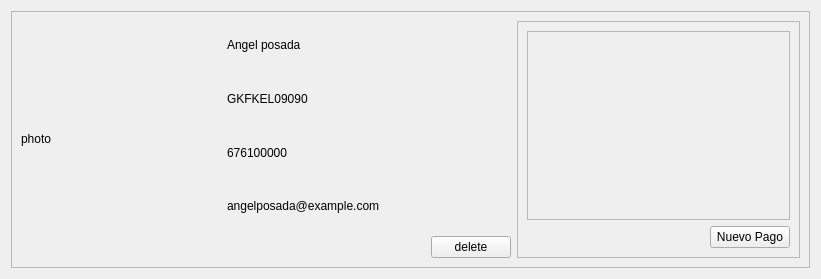
<?xml version="1.0" encoding="UTF-8"?>
<ui version="4.0">
 <class>Form</class>
 <widget class="QWidget" name="Form">
  <property name="geometry">
   <rect>
    <x>0</x>
    <y>0</y>
    <width>821</width>
    <height>279</height>
   </rect>
  </property>
  <property name="windowTitle">
   <string>Form</string>
  </property>
  <layout class="QVBoxLayout" name="verticalLayout">
   <item>
    <widget class="QFrame" name="frame_root">
     <property name="frameShape">
      <enum>QFrame::StyledPanel</enum>
     </property>
     <property name="frameShadow">
      <enum>QFrame::Raised</enum>
     </property>
     <layout class="QHBoxLayout" name="horizontalLayout">
      <item>
       <widget class="QLabel" name="label">
        <property name="minimumSize">
         <size>
          <width>200</width>
          <height>200</height>
         </size>
        </property>
        <property name="maximumSize">
         <size>
          <width>200</width>
          <height>200</height>
         </size>
        </property>
        <property name="text">
         <string>photo</string>
        </property>
       </widget>
      </item>
      <item>
       <layout class="QVBoxLayout" name="verticalLayout_2">
        <item>
         <widget class="QLabel" name="label_name_employe">
          <property name="text">
           <string>Angel posada</string>
          </property>
         </widget>
        </item>
        <item>
         <widget class="QLabel" name="label_rfc">
          <property name="text">
           <string>GKFKEL09090</string>
          </property>
         </widget>
        </item>
        <item>
         <widget class="QLabel" name="label_phone">
          <property name="text">
           <string>676100000</string>
          </property>
         </widget>
        </item>
        <item>
         <widget class="QLabel" name="label_email">
          <property name="text">
           <string>angelposada@example.com</string>
          </property>
         </widget>
        </item>
        <item>
         <layout class="QHBoxLayout" name="horizontalLayout_2">
          <item>
           <spacer name="horizontalSpacer">
            <property name="orientation">
             <enum>Qt::Horizontal</enum>
            </property>
            <property name="sizeHint" stdset="0">
             <size>
              <width>40</width>
              <height>20</height>
             </size>
            </property>
           </spacer>
          </item>
          <item>
           <widget class="QPushButton" name="button_delete">
            <property name="text">
             <string>delete</string>
            </property>
           </widget>
          </item>
         </layout>
        </item>
       </layout>
      </item>
      <item>
       <widget class="QFrame" name="frame_pays_employe">
        <property name="minimumSize">
         <size>
          <width>40</width>
          <height>0</height>
         </size>
        </property>
        <property name="frameShape">
         <enum>QFrame::StyledPanel</enum>
        </property>
        <property name="frameShadow">
         <enum>QFrame::Raised</enum>
        </property>
        <layout class="QVBoxLayout" name="verticalLayout_3">
         <item>
          <widget class="QScrollArea" name="scrollArea">
           <property name="widgetResizable">
            <bool>true</bool>
           </property>
           <widget class="QWidget" name="scrollAreaWidgetContents">
            <property name="geometry">
             <rect>
              <x>0</x>
              <y>0</y>
              <width>245</width>
              <height>159</height>
             </rect>
            </property>
           </widget>
          </widget>
         </item>
         <item>
          <layout class="QHBoxLayout" name="horizontalLayout_3">
           <item>
            <spacer name="horizontalSpacer_2">
             <property name="orientation">
              <enum>Qt::Horizontal</enum>
             </property>
             <property name="sizeHint" stdset="0">
              <size>
               <width>40</width>
               <height>20</height>
              </size>
             </property>
            </spacer>
           </item>
           <item>
            <widget class="QPushButton" name="button_add_pay">
             <property name="text">
              <string>Nuevo Pago</string>
             </property>
            </widget>
           </item>
          </layout>
         </item>
        </layout>
       </widget>
      </item>
     </layout>
    </widget>
   </item>
  </layout>
 </widget>
 <resources/>
 <connections/>
</ui>
